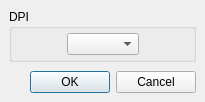
<?xml version="1.0" encoding="UTF-8"?>
<ui version="4.0">
 <class>OutputChangeDpiDialog</class>
 <widget class="QDialog" name="OutputChangeDpiDialog">
  <property name="geometry">
   <rect>
    <x>0</x>
    <y>0</y>
    <width>205</width>
    <height>93</height>
   </rect>
  </property>
  <property name="windowTitle">
   <string>Set DPI</string>
  </property>
  <layout class="QVBoxLayout" name="verticalLayout">
   <property name="spacing">
    <number>9</number>
   </property>
   <property name="leftMargin">
    <number>9</number>
   </property>
   <property name="topMargin">
    <number>9</number>
   </property>
   <property name="rightMargin">
    <number>9</number>
   </property>
   <property name="bottomMargin">
    <number>9</number>
   </property>
   <item>
    <widget class="QGroupBox" name="dpiGroup">
     <property name="title">
      <string>DPI</string>
     </property>
     <layout class="QHBoxLayout" name="horizontalLayout">
      <property name="spacing">
       <number>4</number>
      </property>
      <property name="leftMargin">
       <number>4</number>
      </property>
      <property name="topMargin">
       <number>4</number>
      </property>
      <property name="rightMargin">
       <number>4</number>
      </property>
      <property name="bottomMargin">
       <number>4</number>
      </property>
      <item>
       <spacer name="horizontalSpacer_3">
        <property name="orientation">
         <enum>Qt::Horizontal</enum>
        </property>
        <property name="sizeHint" stdset="0">
         <size>
          <width>50</width>
          <height>20</height>
         </size>
        </property>
       </spacer>
      </item>
      <item>
       <widget class="QComboBox" name="dpiSelector">
        <property name="insertPolicy">
         <enum>QComboBox::NoInsert</enum>
        </property>
        <property name="duplicatesEnabled">
         <bool>true</bool>
        </property>
       </widget>
      </item>
      <item>
       <spacer name="horizontalSpacer_4">
        <property name="orientation">
         <enum>Qt::Horizontal</enum>
        </property>
        <property name="sizeHint" stdset="0">
         <size>
          <width>50</width>
          <height>20</height>
         </size>
        </property>
       </spacer>
      </item>
     </layout>
    </widget>
   </item>
   <item>
    <widget class="QDialogButtonBox" name="buttonBox">
     <property name="orientation">
      <enum>Qt::Horizontal</enum>
     </property>
     <property name="standardButtons">
      <set>QDialogButtonBox::Cancel|QDialogButtonBox::Ok</set>
     </property>
    </widget>
   </item>
  </layout>
 </widget>
 <resources/>
 <connections>
  <connection>
   <sender>buttonBox</sender>
   <signal>accepted()</signal>
   <receiver>OutputChangeDpiDialog</receiver>
   <slot>accept()</slot>
   <hints>
    <hint type="sourcelabel">
     <x>248</x>
     <y>254</y>
    </hint>
    <hint type="destinationlabel">
     <x>157</x>
     <y>274</y>
    </hint>
   </hints>
  </connection>
  <connection>
   <sender>buttonBox</sender>
   <signal>rejected()</signal>
   <receiver>OutputChangeDpiDialog</receiver>
   <slot>reject()</slot>
   <hints>
    <hint type="sourcelabel">
     <x>316</x>
     <y>260</y>
    </hint>
    <hint type="destinationlabel">
     <x>286</x>
     <y>274</y>
    </hint>
   </hints>
  </connection>
 </connections>
</ui>
